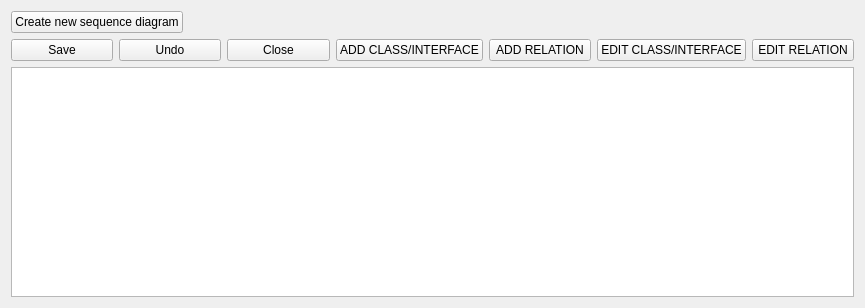
<?xml version="1.0" encoding="UTF-8"?>
<ui version="4.0">
 <class>ClassDiagramView</class>
 <widget class="QWidget" name="ClassDiagramView">
  <property name="geometry">
   <rect>
    <x>0</x>
    <y>0</y>
    <width>865</width>
    <height>308</height>
   </rect>
  </property>
  <property name="windowTitle">
   <string>Form</string>
  </property>
  <layout class="QVBoxLayout" name="verticalLayout_3">
   <item>
    <layout class="QVBoxLayout" name="verticalLayout_2">
     <item>
      <layout class="QVBoxLayout" name="verticalLayout">
       <item>
        <layout class="QHBoxLayout" name="horizontalLayout_2">
         <item>
          <widget class="QPushButton" name="pushButton_8">
           <property name="text">
            <string>Create new sequence diagram</string>
           </property>
          </widget>
         </item>
         <item>
          <spacer name="horizontalSpacer">
           <property name="orientation">
            <enum>Qt::Horizontal</enum>
           </property>
           <property name="sizeHint" stdset="0">
            <size>
             <width>40</width>
             <height>20</height>
            </size>
           </property>
          </spacer>
         </item>
        </layout>
       </item>
       <item>
        <layout class="QHBoxLayout" name="horizontalLayout">
         <item>
          <widget class="QPushButton" name="btnSave">
           <property name="text">
            <string>Save</string>
           </property>
          </widget>
         </item>
         <item>
          <widget class="QPushButton" name="btnUndo">
           <property name="text">
            <string>Undo</string>
           </property>
          </widget>
         </item>
         <item>
          <widget class="QPushButton" name="btnClose">
           <property name="text">
            <string>Close</string>
           </property>
          </widget>
         </item>
         <item>
          <widget class="QPushButton" name="btnAddObject">
           <property name="text">
            <string>ADD CLASS/INTERFACE</string>
           </property>
          </widget>
         </item>
         <item>
          <widget class="QPushButton" name="btnAddRelation">
           <property name="text">
            <string>ADD RELATION</string>
           </property>
          </widget>
         </item>
         <item>
          <widget class="QPushButton" name="btnEditObject">
           <property name="text">
            <string>EDIT CLASS/INTERFACE</string>
           </property>
          </widget>
         </item>
         <item>
          <widget class="QPushButton" name="btnEditRelation">
           <property name="text">
            <string>EDIT RELATION</string>
           </property>
          </widget>
         </item>
        </layout>
       </item>
      </layout>
     </item>
     <item>
      <widget class="QGraphicsView" name="graphicsView"/>
     </item>
    </layout>
   </item>
  </layout>
 </widget>
 <resources/>
 <connections/>
</ui>
